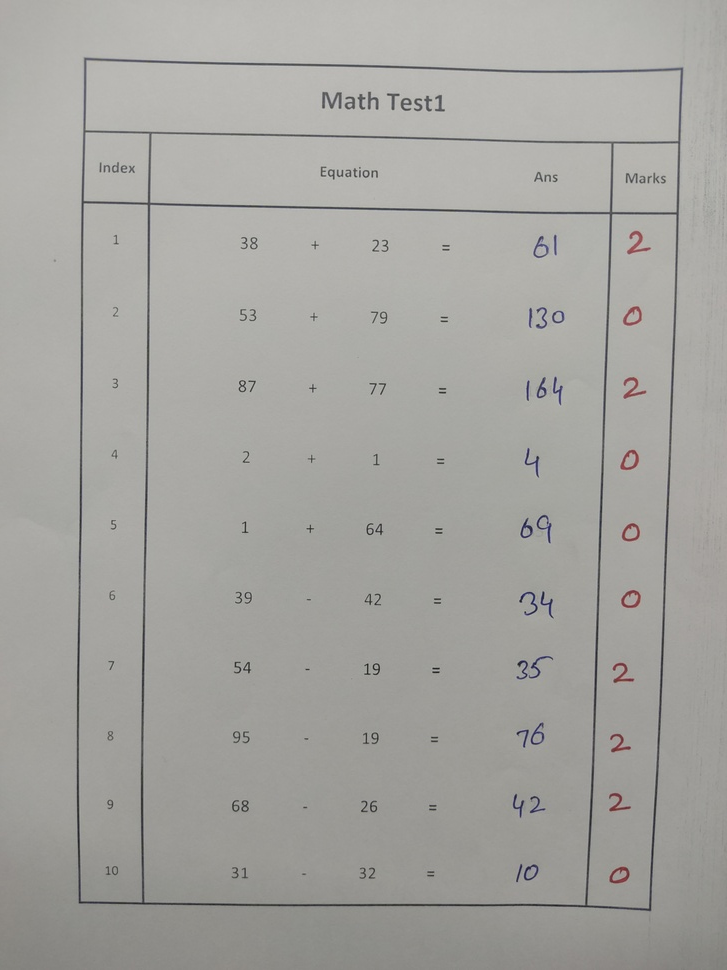
#> input picture Training/data_test/1.jpg, 727 x 970 px, shrunk from 3000 x 4000 before the run
$ python graph.py
#> lines starting #> are read from the running program, lines starting #| are printed output that depends on the picture
import cv2
import numpy as np
import matplotlib.pyplot as plt
from mpl_toolkits.mplot3d import Axes3D

# image_BGR = np.uint8(np.random.rand(50,50,3) * 255)
#this image above is just an example. To load a real image use the line below
image_BGR = cv2.imread('data_test/1.jpg')
#> image_BGR is the input picture: shape (970, 727, 3); mean B, G, R 160, 164, 164.9

def toLAB(image, input_type = 'BGR'):
#> called with input_type = 'BGR'
  conversion = cv2.COLOR_BGR2LAB if input_type == 'BGR' else cv2.COLOR_RGB2LAB
  image_LAB = cv2.cvtColor(image, conversion)
#> image_LAB: shape (970, 727, 3); mean of channels 0, 1, 2 171.6, 127.8, 130.1

  y,x,z = image_LAB.shape
#> y = 970; x = 727; z = 3
  LAB_flat = np.reshape(image_LAB, [y*x,z])

  colors = cv2.cvtColor(image, cv2.COLOR_BGR2RGB) if input_type == 'BGR' else image
  colors = np.reshape(colors, [y*x,z])/255.

  fig = plt.figure()
  ax = fig.add_subplot(111, projection='3d')
  ax.scatter(xs=LAB_flat[:,2], ys=LAB_flat[:,1], zs=LAB_flat[:,0], s=10,  c=colors, lw=0)
  ax.set_xlabel('A')
  ax.set_ylabel('B')
  ax.set_zlabel('L')

  plt.show()
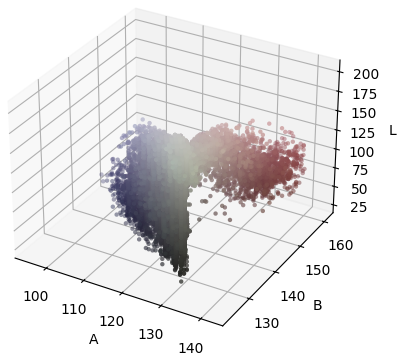
#> figure drawn by matplotlib, 1 panel

  return image_LAB

lab_image = toLAB(image_BGR)

$ run again, with Training/data_test/2.jpg copied over Training/data_test/1.jpg
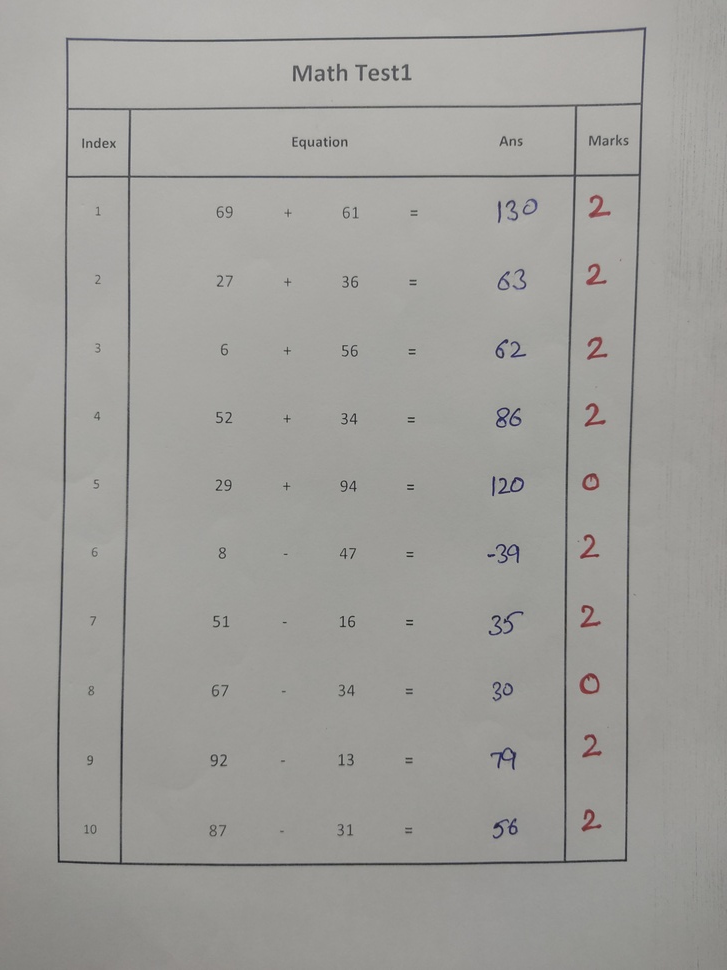
#> input picture Training/data_test/2.jpg, 727 x 970 px, shrunk from 3000 x 4000 before the run
#> image_BGR is the input picture: shape (970, 727, 3); mean B, G, R 155.1, 158.8, 159.7
#> image_LAB: shape (970, 727, 3); mean of channels 0, 1, 2 166.7, 127.9, 129.9
#> in toLAB, `plt.show()`:
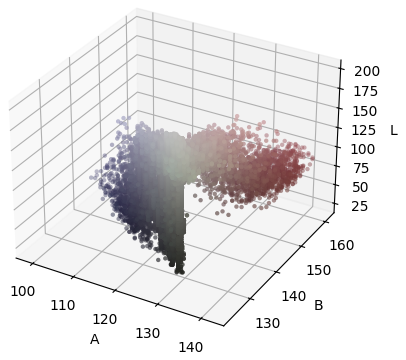
#> figure drawn by matplotlib, 1 panel

$ run again, with Training/data_test/3.jpg copied over Training/data_test/1.jpg
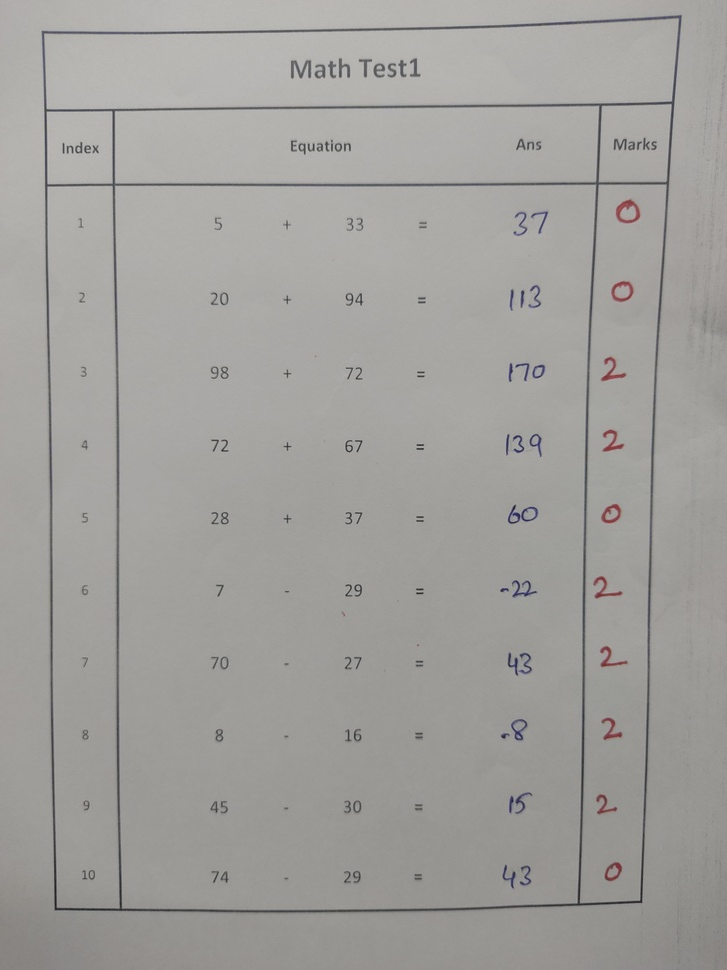
#> input picture Training/data_test/3.jpg, 727 x 970 px, shrunk from 3000 x 4000 before the run
#> image_BGR is the input picture: shape (970, 727, 3); mean B, G, R 156.2, 159.6, 160.9
#> image_LAB: shape (970, 727, 3); mean of channels 0, 1, 2 167.6, 128.1, 129.8
#> in toLAB, `plt.show()`:
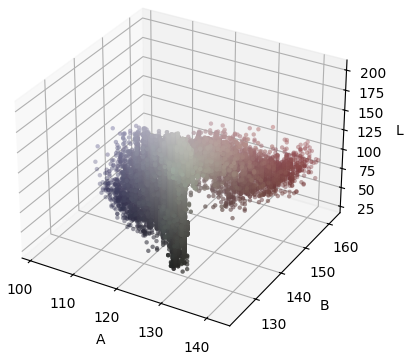
#> figure drawn by matplotlib, 1 panel
